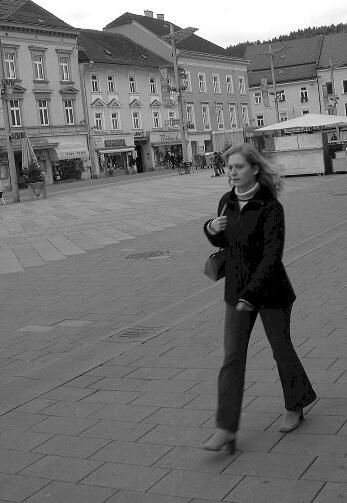
//> input picture 图像处理算法/HOG特征提取实验/cHOG-可提取HOG特征描述，也不对/cHOG/Img2.jpg, 347 x 503 px
$ ./cHog   (built with g++ and OpenCV 4)
//> lines starting //> are read from the running program, lines starting //| are printed output that depends on the picture
#include<cv.h>
#include<highgui.h>
#include<math.h>
#include<opencv.hpp>
using namespace cv;
using namespace std;
IplImage * GRBtoGrey(IplImage* img)//RGB图像转为灰度图像
{
	IplImage* dest = cvCreateImage(cvSize(img->width, img->height), img->depth, 1);


	uchar* data = (uchar*)img->imageData;
	int b, g, r;
	for (int i = 0; i<img->height; i++){
		for (int j = 0; j<img->width; j++){
			b = data[i*img->widthStep + j*img->nChannels + 0];
			g = data[i*img->widthStep + j*img->nChannels + 1];
			r = data[i*img->widthStep + j*img->nChannels + 2];
			((uchar*)(dest->imageData + i*dest->widthStep))[j] = 0.3*r + 0.59*g + 0.11*b;
		}
	}
	return dest;
}


IplImage* nomolize(IplImage *img)//必须是灰度图
{
	uchar* gM = (uchar*)img->imageData;
	int max = 0, min = 255;
	for (int i = 0; i<img->height; i++){
		for (int j = 0; j<img->width; j++){
			int num = gM[i*img->widthStep + j*img->nChannels];
			if (num>max){
				max = num;
			}
			if (num<min){
				min = num;
			}
		}
	}
	for (int i = 0; i<img->height; i++){
		for (int j = 0; j<img->width; j++){
			int num = (int)(float)(gM[i*img->widthStep + j*img->nChannels] - min)*
				((float)(255) / (float)(max - min));
			if (num>255){
				num = 255;
			}
			((uchar*)(img->imageData + i*img->widthStep))[j] = num;
		}
	}
	return img;
}


IplImage *greygamma(IplImage *greyimage){
	IplImage *gammaimage = cvCreateImage(cvSize(greyimage->width, greyimage->height),
		greyimage->depth, greyimage->nChannels);


	uchar* data = (uchar*)greyimage->imageData;
	for (int i = 0; i<greyimage->height; i++)
	{
		for (int j = 0; j<greyimage->width; j++)
		{
			int gamma = data[i*greyimage->widthStep + j*greyimage->nChannels];
			((uchar*)(gammaimage->imageData + i*gammaimage->widthStep))[j] = (int)sqrt((float)gamma);
		}
	}
	return nomolize(gammaimage);
}


IplImage *gradientimg(IplImage *img){
	uchar * data = (uchar*)img->imageData;
	for (int i = 1; i<img->height - 1; i++)
	{
		for (int j = 1; j<img->width - 1; j++)
		{
			int Gx = data[i*img->widthStep + (j + 1)*img->nChannels] - data[i*img->widthStep + (j - 1)*img->nChannels];
			int Gy = data[(i + 1)*img->widthStep + j*img->nChannels] - data[(i - 1)*img->widthStep + j*img->nChannels];
			int gradient = (int)sqrt((float)(Gx*Gx + Gy*Gy));
			int theta = (int)(atan((float)Gy / (float)Gx) * 180 / 3.14);
			((uchar*)(img->imageData + i*img->widthStep))[j] = theta;
		}
	}
	return  nomolize(img);
}


int *CellFeature(IplImage *img, int w, int h)
{//8*8 cell
	int cell_w = 8;
	int f_n = 9;
	int *feature = new int[f_n];
	for (int i = 0; i<f_n; i++)
	{
		f_n = 0;
	}
	for (int i = h; i<h + cell_w; i++)
	{
		for (int j = w; j<w + cell_w; j++)
		{

			feature[((uchar*)(img->imageData + i*img->widthStep))[j] / 40]++;
		}
	}
	return feature;
}


int *HogFeature(IplImage *img){


	int cell_w = 8;
	int cell_fn = 9;
	int cell_wn = img->width / cell_w;
	int cell_hn = img->height / cell_w;
	int *hog_f = new int[cell_wn*cell_hn*cell_fn];
	int m = 0;


	for (int i = 0; i<cell_hn; i++){
		for (int j = 0; j<cell_wn; j++){
			int *feature = CellFeature(img, j*cell_w, i);
			for (int k = 0; k<cell_fn; k++){
				hog_f[m++] = feature[k];
			}
		}
	}


	for (int i = 0; i<cell_wn*cell_hn*cell_fn; i++){
		if (i % 9 == 0){
			printf("\n");
		}
		if (i % (2 * 2 * 9) == 0){
			printf("-------------------------------------\n\n");
		}
		printf("%d ", hog_f[i]);
	}
	return hog_f;
}


int main()
{
	IplImage *img = cvLoadImage("Img2.jpg");
//> img is the input picture: 503 rows x 347 cols, CV_8UC3; min 0, max 255, mean 112.7
	if (img == NULL){
		printf("img is null");
		return 0;
	}
	cvNamedWindow("greyimage");
	IplImage* greyimg = GRBtoGrey(img);
//> the loop in GRBtoGrey, `for (int i = 0; i<img->height; i++)` made 503 passes
//> (b, g, r) on passes 1 to 3: (253, 253, 253), (253, 253, 253), (252, 252, 252)
//> after the loop in GRBtoGrey, `for (int i = 0; i<img->height; i++)`: b = 100
	cvShowImage("greyimage",greyimg);
	cvWaitKey();

	// 伽马校正
	cvNamedWindow("gammaimage");
	IplImage* gammaimg = greygamma(greyimg);
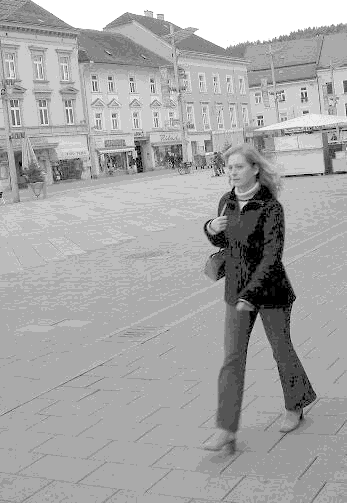
//> gammaimg: 503 rows x 347 cols, CV_8UC1; min 0, max 255, mean 166.1
	cvShowImage("gammaimage",gammaimg);
	printf("gamma end\n");
	cvWaitKey();

	// 梯度图，且归一化
	cvNamedWindow("gradientimage");
	IplImage* gradientimage = gradientimg(gammaimg);
//> the loop in nomolize (call 2), `for (int i = 0; i<img->height; i++)` made 503 passes
//> min on passes 1 to 3: 102, 0, 0
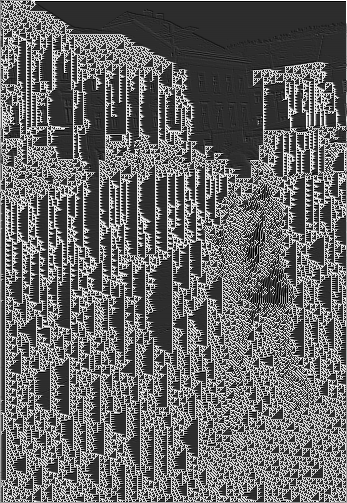
//> gammaimg: 503 rows x 347 cols, CV_8UC1; min 0, max 255, mean 103.1
	cvShowImage("gradientimage",gradientimage);
	printf("gradient end\n");
	cvWaitKey();

	// 对梯度图处理，得到hog特征，向量化（包含cell处理）
	int *hog_f = HogFeature(gradientimage);
//> the loop in HogFeature, `for (int i = 0; i<cell_hn; i++)` made 62 passes
//> m on passes 1 to 12: 387, 774, 1161, 1548, 1935, 2322, 2709, 3096, 3483, 3870, 4257, 4644
//> after the loop in HogFeature, `for (int i = 0; i<cell_hn; i++)`: m = 23994
//> the loop in HogFeature, `for (int i = 0; i<cell_wn*cell_hn*cell_fn; i++)` made 23994 passes
//| -1782504407 22115 4 7 12 16 7405571 134217728
//> (output is shown up to pass 8 of 23994)

	system("pause");
	return 1;
}
